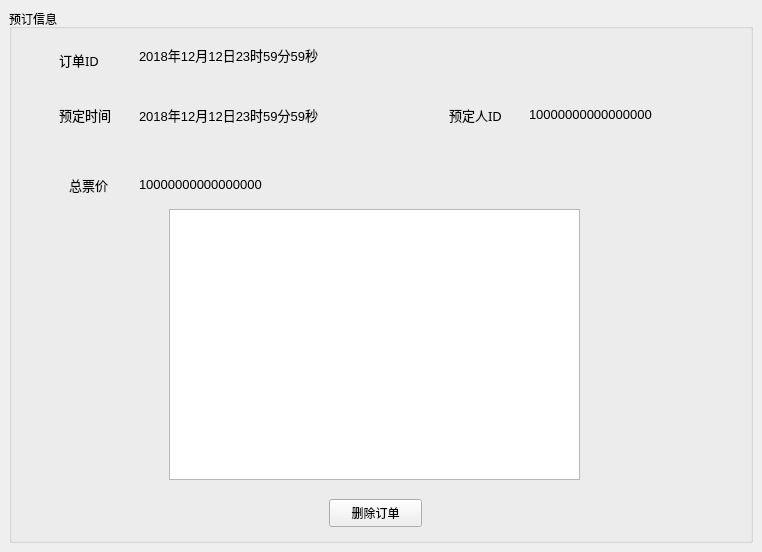
<?xml version="1.0" encoding="UTF-8"?>
<ui version="4.0">
 <class>ordersite</class>
 <widget class="QMainWindow" name="ordersite">
  <property name="geometry">
   <rect>
    <x>0</x>
    <y>0</y>
    <width>762</width>
    <height>552</height>
   </rect>
  </property>
  <property name="windowTitle">
   <string>预定信息</string>
  </property>
  <widget class="QWidget" name="centralwidget">
   <layout class="QHBoxLayout" name="horizontalLayout">
    <item>
     <widget class="QGroupBox" name="groupBox_2">
      <property name="maximumSize">
       <size>
        <width>16777215</width>
        <height>16777215</height>
       </size>
      </property>
      <property name="title">
       <string>预订信息</string>
      </property>
      <widget class="QLabel" name="label_5">
       <property name="geometry">
        <rect>
         <x>60</x>
         <y>160</y>
         <width>81</width>
         <height>31</height>
        </rect>
       </property>
       <property name="font">
        <font>
         <family>微软雅黑</family>
         <pointsize>10</pointsize>
        </font>
       </property>
       <property name="text">
        <string>总票价</string>
       </property>
      </widget>
      <widget class="QLabel" name="all_price">
       <property name="geometry">
        <rect>
         <x>130</x>
         <y>160</y>
         <width>241</width>
         <height>31</height>
        </rect>
       </property>
       <property name="font">
        <font>
         <pointsize>10</pointsize>
        </font>
       </property>
       <property name="text">
        <string>10000000000000000</string>
       </property>
      </widget>
      <widget class="QLabel" name="label_6">
       <property name="geometry">
        <rect>
         <x>50</x>
         <y>40</y>
         <width>81</width>
         <height>21</height>
        </rect>
       </property>
       <property name="font">
        <font>
         <family>微软雅黑</family>
         <pointsize>10</pointsize>
        </font>
       </property>
       <property name="text">
        <string>订单ID</string>
       </property>
      </widget>
      <widget class="QLabel" name="label_7">
       <property name="geometry">
        <rect>
         <x>50</x>
         <y>90</y>
         <width>81</width>
         <height>31</height>
        </rect>
       </property>
       <property name="font">
        <font>
         <family>微软雅黑</family>
         <pointsize>10</pointsize>
        </font>
       </property>
       <property name="text">
        <string>预定时间</string>
       </property>
      </widget>
      <widget class="QLabel" name="tour_id">
       <property name="geometry">
        <rect>
         <x>440</x>
         <y>90</y>
         <width>81</width>
         <height>31</height>
        </rect>
       </property>
       <property name="font">
        <font>
         <family>微软雅黑</family>
         <pointsize>10</pointsize>
        </font>
       </property>
       <property name="text">
        <string>预定人ID</string>
       </property>
      </widget>
      <widget class="QLabel" name="order_time">
       <property name="geometry">
        <rect>
         <x>130</x>
         <y>90</y>
         <width>261</width>
         <height>31</height>
        </rect>
       </property>
       <property name="font">
        <font>
         <pointsize>10</pointsize>
        </font>
       </property>
       <property name="text">
        <string>2018年12月12日23时59分59秒</string>
       </property>
      </widget>
      <widget class="QLabel" name="id">
       <property name="geometry">
        <rect>
         <x>130</x>
         <y>30</y>
         <width>491</width>
         <height>31</height>
        </rect>
       </property>
       <property name="font">
        <font>
         <pointsize>10</pointsize>
        </font>
       </property>
       <property name="text">
        <string>2018年12月12日23时59分59秒</string>
       </property>
      </widget>
      <widget class="QLabel" name="tour_id_r">
       <property name="geometry">
        <rect>
         <x>520</x>
         <y>90</y>
         <width>241</width>
         <height>31</height>
        </rect>
       </property>
       <property name="font">
        <font>
         <pointsize>10</pointsize>
        </font>
       </property>
       <property name="text">
        <string>10000000000000000</string>
       </property>
      </widget>
      <widget class="QListWidget" name="o_list">
       <property name="geometry">
        <rect>
         <x>160</x>
         <y>200</y>
         <width>411</width>
         <height>271</height>
        </rect>
       </property>
       <property name="horizontalScrollBarPolicy">
        <enum>Qt::ScrollBarAlwaysOff</enum>
       </property>
       <property name="editTriggers">
        <set>QAbstractItemView::NoEditTriggers</set>
       </property>
      </widget>
      <widget class="QPushButton" name="del">
       <property name="geometry">
        <rect>
         <x>320</x>
         <y>490</y>
         <width>93</width>
         <height>28</height>
        </rect>
       </property>
       <property name="text">
        <string>删除订单</string>
       </property>
      </widget>
     </widget>
    </item>
   </layout>
  </widget>
 </widget>
 <resources/>
 <connections/>
</ui>
